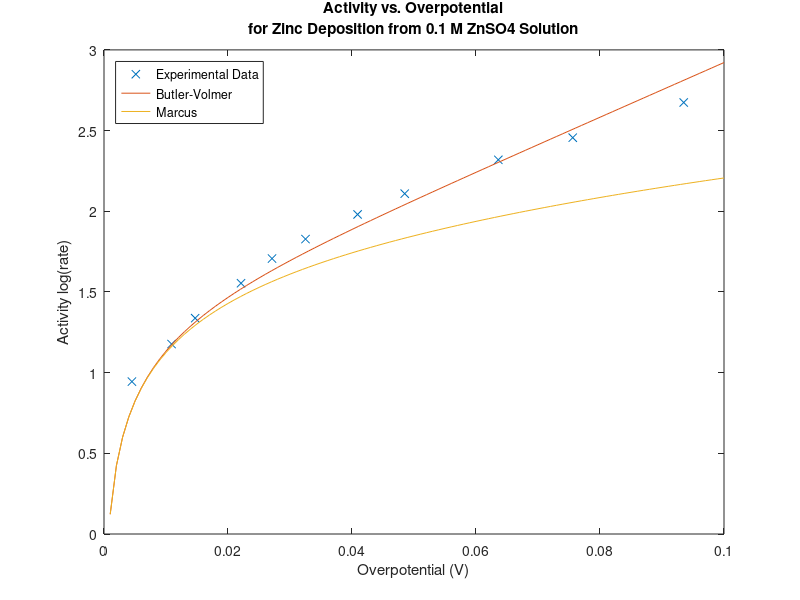

Recreate this plot in MATLAB.
logI = [0.9444,1.1771,1.3376,1.554,1.7069,1.8275,1.9803,2.1092,2.3188,2.4561,2.6740];
overpotential = [0.0045,0.0109,0.0147,0.0221,0.0271,0.0325,0.0409,0.0485,0.0636,0.0756,0.0935];
k = 8.617*10^-5;
T = 298;
o = 0:0.001:0.1;
j0 = 17;
a = 0.5;
n = 2;
R = 8.314;
F = 96485;
A = 25;
l = 25000;
logj=log10(j0*2*sinh(a*n*o/(k*T))); %BV
logK = log10(j0*A*(exp(-((l-F*o).^2)/(4*l*R*T))-exp(-((l+F*o).^2)/(4*l*R*T)))); %Marcus
xlabel('Overpotential (V)')
ylabel('Activity log(I)')
title({'Experimental Data for Activity vs. Overpotential','for Zinc Deposition from 0.1 M ZnSO4 Solution'})
hold off
plot(overpotential,logI, 'x')
hold on
plot(o,logj)
hold on
plot(o,logK)
legend('Experimental Data','Butler-Volmer','Marcus','Location','northwest')
xlabel('Overpotential (V)')
ylabel('Activity log(rate)')
title({'Activity vs. Overpotential','for Zinc Deposition from 0.1 M ZnSO4 Solution'})